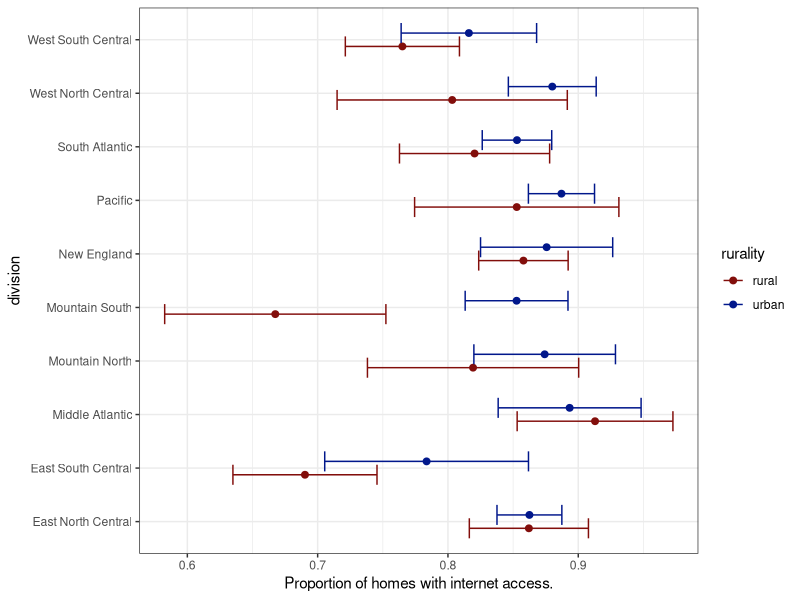
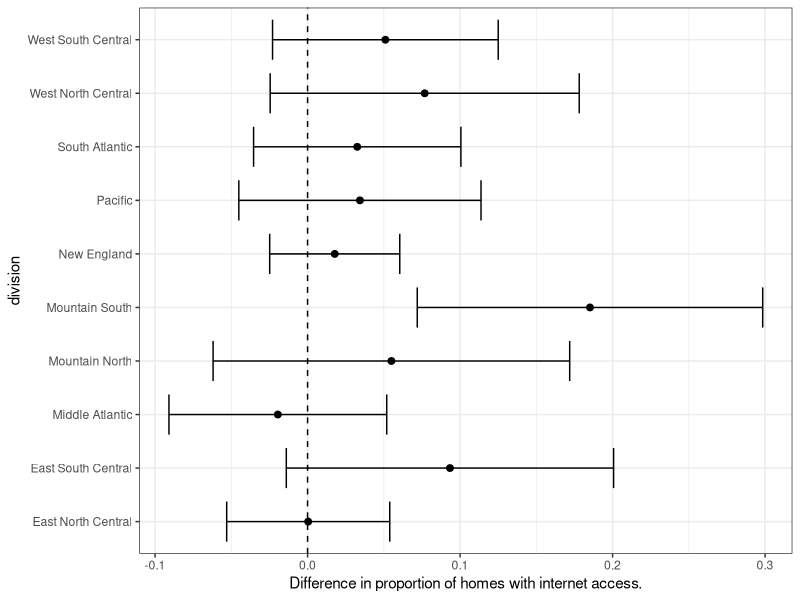

Write the R code that produced these figures, in order.
## ---- chunk 1
knitr::opts_chunk$set(echo = TRUE)
## ---- chunk 2
# libraries
library(tidyverse)

# read in summary results
setwd("E:/git/Stats506_public/activities/week4")
q2_df = readr::read_delim("./w4_p2_RECS2015_internet.csv", delim = ",")
## ---- chunk 3
# reshape for plotting
plot_data = q2_df %>%
  pivot_longer(cols = starts_with('p_int'), names_prefix = 'p_int',
               names_to = 'var') %>%
  mutate( rurality = stringr::str_replace_all(var, '_.*', ''),
          type = ifelse( grepl('_', var), 
                         stringr::str_replace_all(var, '.*_', ''),
                         'est' # estimation
          )
  ) %>%
  pivot_wider(id_cols = c('division', 'rurality'), 
              names_from = type, 
              values_from = value
  ) 
## ---- chunk 4
cap = paste("**Figure 1.** *Proportion of homes with internet access in each",
            "Census Division.*")

# Use ggplot to produce a figure `p1` matching what is shown using the
#  data above. 
p1 = ggplot(data = plot_data %>% filter(rurality != 'diff'), 
            aes(x = division, ymin = lwr, y = est, ymax = upr,
                color = rurality)) +
       theme_bw() + 
       geom_point(size = 2, position = position_dodge(width = 0.5)) + 
       geom_errorbar(width = 0.75,
                     position = position_dodge(width = 0.5)) +
       scale_color_manual(values = c("#820e0b", "#01178b")) + 
       ylab("Proportion of homes with internet access.") + 
       coord_flip() + 
       theme()

# Remove comments to plot and save
# ggsave(p1, filename = "w4_p2_q1_plot.png",
#        width = 7, height = 5, dpi = 150)
p1
## ---- chunk 5
cap = paste("**Figure 2.** *Difference (urban less rural) in proportion of",
            "homes with internet access in each Census Division.*")

# Use ggplot to produce a figure `p2` matching what is shown using the
#  data above. 
p2 = ggplot(data = plot_data %>% filter(rurality == 'diff'), 
            aes(x = division, ymin = lwr, y = est, ymax = upr)) +
       theme_bw() + 
       geom_point(size = 2) + 
       geom_errorbar(width = 0.75) +
       ylab("Difference in proportion of homes with internet access.") + 
       coord_flip() + 
       geom_hline(aes(yintercept = 0), linetype = 2) + 
       theme()

# Remove comments to plot and save
# ggsave(p2, filename = 'w4_p2_q2_plot.png',
#        width = 7, height = 5, dpi = 150)
p2
